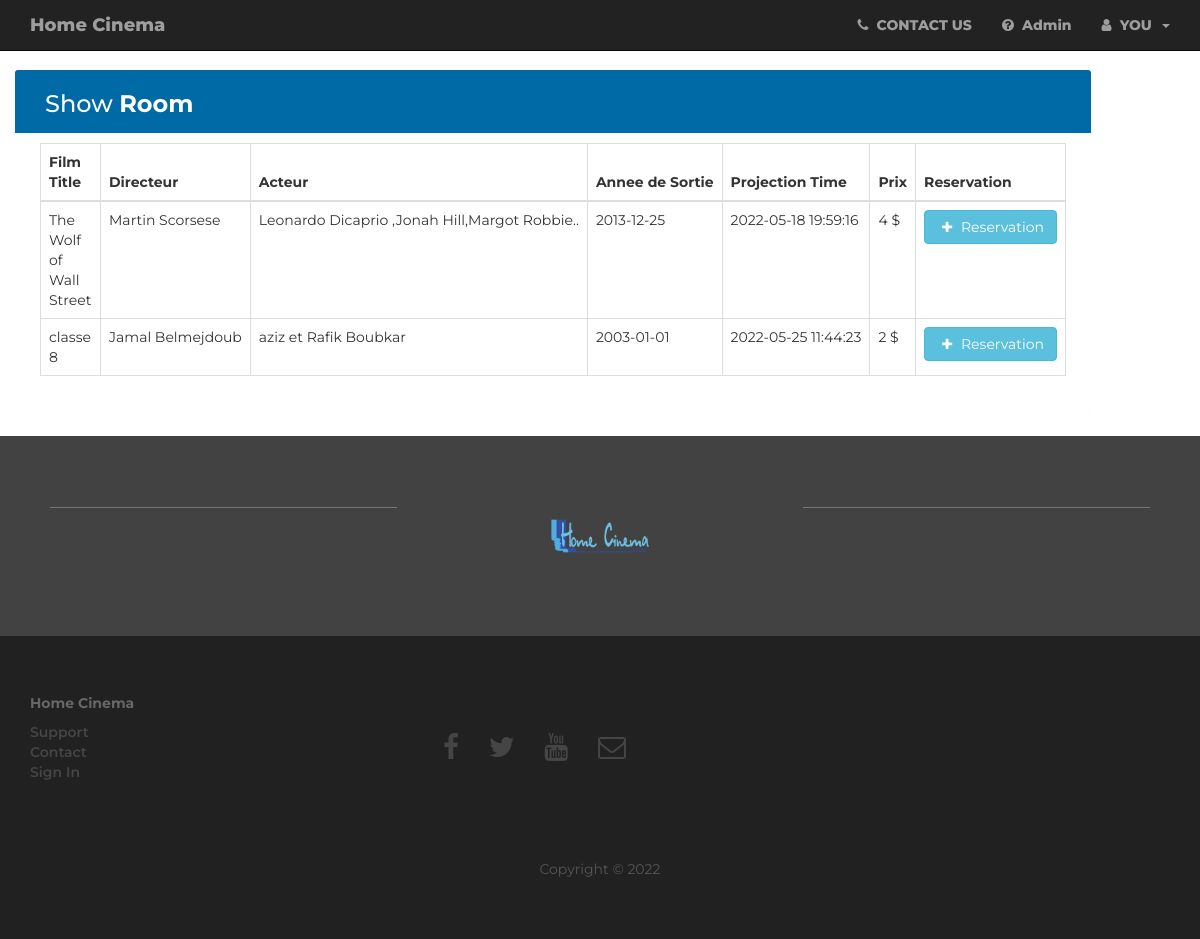
The app's page /php/home.php (signed in) with its own data.
### tables this page shows
CREATE TABLE `films` (
  `id_film` int(30) NOT NULL,
  `titre` varchar(50) DEFAULT NULL,
  `realisateur` varchar(50) NOT NULL,
  `acteur` text NOT NULL,
  `annee` date NOT NULL
);

CREATE TABLE `projection` (
  `id_projection` int(30) NOT NULL,
  `film` int(30) NOT NULL,
  `time` timestamp NOT NULL DEFAULT current_timestamp() ON UPDATE current_timestamp(),
  `prix` varchar(30) NOT NULL
);

### php/home.php (the view, shortened to what this page needs)
<?php
$conn=cnxBD();
$query = "SELECT * FROM films JOIN projection ON films.id_film=projection.film";
try {
    $statement = $conn->prepare($query);
    $statement->execute();
    $showfilms = $statement->fetchAll();
} catch (PDOException $e){
    echo ($e ->getMessage());
}
?>
<!DOCTYPE html>
<html lang="en">
<head>
    <link rel="stylesheet" href="../css/style.css">
    <?php include '../components/header.php';?>
</head>
<body>
    <?php include '../components/nav.php';?>
    <div class="wrapper">
        <div class="container-fluid">
            <div class="table-responsive">
                <div class="table-wrapper">
                    <div class="table-title">
                        <div class="row">
                            <div class="col-sm-8">
                                <h2>Show <b>Room</b></h2>
                            </div>
                        </div>
                    </div>
                    <table class="table table-bordered table-hover">
                        <thead>
                            <tr>
                                <th scope="col">Film Title</th>
                                <th scope="col">Directeur</th>
                                <th scope="col">Acteur</th>
                                <th scope="col">Annee de Sortie</th>
                                <th scope="col">Projection Time</th>
                                <th scope="col">Prix</th>
                                <th scope="col">Reservation</th>
                            </tr>
                        </thead>
                        <tbody>
                            <?php foreach ($showfilms as $output) {?>
                            <tr>
                                <td><?php echo $output['titre'];?></td>
                                <td><?php echo $output['realisateur'];?></td>
                                <td><?php echo $output['acteur'];?></td>
                                <td><?php echo $output['annee'];?></td>
                                <td><?php echo $output['time'];?></td>
                                <td><?php echo $output['prix'];?></td>
                                <th scope="col"> <a href="reservation.php?id=<?php echo $output['id_projection'];?>"><button type="button"
                                            class="btn btn-info add-new"><i class="fa fa-plus"></i> Reservation</button>
                                    </a></th>
                            </tr>
                            <?php } ?>
                        </tbody>
                    </table>
                </div>
            </div>
        </div>
    </div>
    <?php include '../components/footer.php';?>
</body>
</html>

### css/style.css (style rules this page uses)
.table-responsive { margin: 20px 0; }
.table-wrapper { min-width: 1000px; position: center; padding: 20px 25px; border-radius: 3px; box-shadow: 0 1px 1px rgba(0, 0, 0, .05); width: fit-content; }
.table-title { padding-bottom: 15px; background: #006aa7; color: #fff; padding: 16px 30px; margin: -20px -25px 10px; border-radius: 3px 3px 0 0; }
.table-title h2 { margin: 5px 0 0; font-size: 24px; }
table.table tr th, table.table tr td { border-color: #e9e9e9; padding: 12px 15px; display: justify; }
table.table tr th:first-child { width: 60px; }
table.table tr th:last-child { width: 100px; }
table.table th i { font-size: 13px; margin: 0 5px; cursor: pointer; }

### css/modern-business.css (style rules this page uses)
html, body { height: 100%; }
body { padding-top: 50px; }

### css/bookmymovie.css (style rules this page uses)
body { font-family: 'Montserrat', sans-serif; }

### records on screen
films: titre "The Wolf of Wall Street", realisateur "Martin Scorsese", acteur "Leonardo Dicaprio ,Jonah Hill,Margot Robbie..", annee "2013-12-25", projection.time "2022-05-18 19:59:16", projection.prix "4 $"
films: titre "classe 8", realisateur "Jamal Belmejdoub", acteur "aziz et Rafik Boubkar", annee "2003-01-01", projection.time "2022-05-25 11:44:23", projection.prix "2 $"
